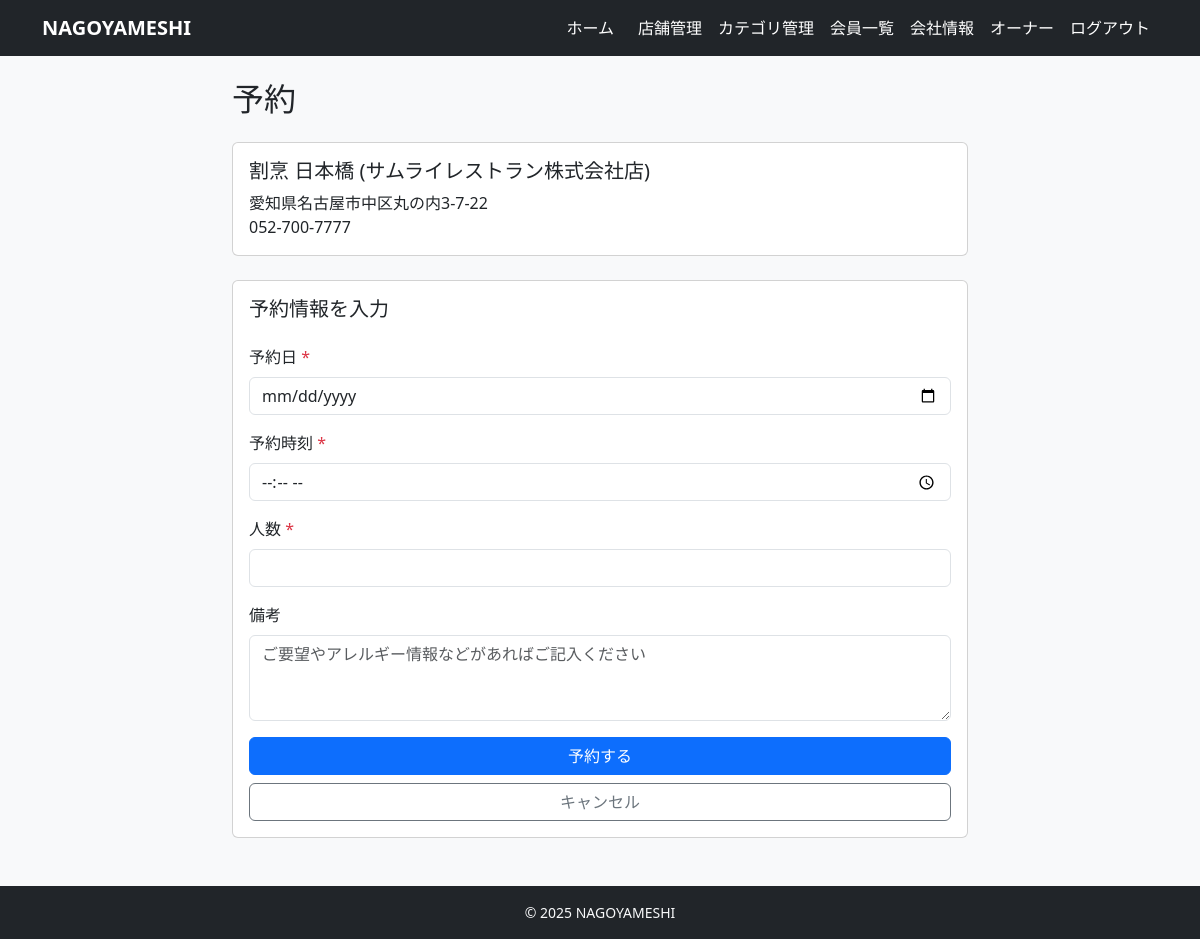
Page /reservations/create/14/ (signed in) on the committed database.
### accounts/models.py (models this page shows, shortened)
class User(AbstractUser):
    username = None  # 使わない（メールログインにする）
    email = models.EmailField(unique=True)
    name = models.CharField(max_length=10)
    name_kana = models.CharField(max_length=10)
    zipcode = models.CharField(max_length=8)
    address = models.CharField(max_length=20)
    tel = models.CharField(max_length=11)
    company = models.ForeignKey(
        'restaurants.Company',
        verbose_name='所属会社',
        on_delete=models.SET_NULL,
        null=True,
        blank=True,
        related_name='staff_members'
    )
    is_paid_member = models.BooleanField(default=False)
    is_owner_member = models.BooleanField(default=False)
    created_at = models.DateTimeField(auto_now_add=True)
    updated_at = models.DateTimeField(auto_now=True)
    USERNAME_FIELD = 'email'
    REQUIRED_FIELDS = ['name', 'name_kana', 'zipcode', 'address', 'tel']
    objects = CustomUserManager()

### restaurants/models.py (models this page shows, shortened)
class Restaurant(models.Model):
    company = models.ForeignKey(
        Company,
        on_delete=models.CASCADE,
        related_name='restaurants',
    )
    category = models.ForeignKey(
        Category,
        on_delete=models.PROTECT,
        related_name='restaurants',
    )
    owner = models.ForeignKey(
        settings.AUTH_USER_MODEL,
        on_delete=models.CASCADE,
        related_name="my_restaurants",
        null=True,
        blank=True,
    )
    name = models.CharField(max_length=100)
    image = models.ImageField(upload_to='restaurant/', blank=True, null=True)
    description = models.TextField(blank=True)
    price_min = models.IntegerField()
    price_max = models.IntegerField()
    open_time = models.TimeField()
    close_time = models.TimeField()
    zipcode = models.CharField(max_length=10)
    address = models.CharField(max_length=200)
    tel = models.CharField(max_length=20)
    holiday = models.CharField(max_length=50, blank=True)  # 定休日
    created_at = models.DateTimeField(auto_now_add=True)
    updated_at = models.DateTimeField(auto_now=True)

### reservations/views.py (the view, shortened to what this page needs)
# urls.py: path('create/<int:restaurant_pk>/', views.ReservationCreateView.as_view(), name='reservation_create'),
class ReservationCreateView(LoginRequiredMixin, CreateView):
    model = Reservation
    form_class = ReservationForm
    template_name = 'reservations/reservation_form.html'
    success_url = reverse_lazy('reservations:reservation_list')
    def get_context_data(self, **kwargs):
        ctx = super().get_context_data(**kwargs)
        restaurant_pk = self.kwargs.get('restaurant_pk')
        ctx['restaurant'] = get_object_or_404(Restaurant, pk=restaurant_pk)
        return ctx
    def get_form_kwargs(self):
        kwargs = super().get_form_kwargs()
        restaurant_pk = self.kwargs.get('restaurant_pk')
        restaurant = get_object_or_404(Restaurant, pk=restaurant_pk)
        kwargs['restaurant'] = restaurant
        return kwargs

### reservations/forms.py (shortened to what this page needs)
class ReservationForm(forms.ModelForm):
    def __init__(self, *args, restaurant=None, **kwargs):
        super().__init__(*args, **kwargs)
        self.restaurant = restaurant
    class Meta:
        model = Reservation
        fields = ['reservation_date', 'reservation_time', 'party_size', 'notes']
        widgets = {
            'reservation_date': forms.DateInput(attrs={
                'type': 'date',
                'class': 'form-control'
            }),
            'reservation_time': forms.TimeInput(attrs={
                'type': 'time',
                'class': 'form-control'
            }),
            'party_size': forms.NumberInput(attrs={
                'class': 'form-control',
                'min': 1,
                'max': 20
            }),
            'notes': forms.Textarea(attrs={
                'class': 'form-control',
                'rows': 3,
                'placeholder': 'ご要望やアレルギー情報などがあればご記入ください'
            })
        }
        labels = {
            'reservation_date': '予約日',
            'reservation_time': '予約時刻',
            'party_size': '人数',
            'notes': '備考'
        }

### templates/reservations/reservation_form.html (shortened to what this page needs)
{% extends "base.html" %}
{% block content %}
<div class="row justify-content-center">
    <div class="col-md-8">
        <h2 class="mb-4">
            {% if is_edit %}
            予約編集
            {% else %}
            予約
            {% endif %}</h2>
        <div class="card mb-4">
            <div class="card-body">
                <h5 class="card-title">{{ restaurant.name }}</h5>
                <p class="card-text">
                     {{ restaurant.address }}<br>
                     {{ restaurant.tel }}
                </p>
            </div>
        </div>
        <div class="card">
            <div class="card-body">
                <h5 class="card-title mb-4">{% if is_edit %}予約情報を編集{% else %}予約情報を入力{% endif %}</h5>
                <form method="post">
                    <div class="mb-3">
                        <label for="{{ form.reservation_date.id_for_label }}" class="form-label">
                            {{ form.reservation_date.label }} <span class="text-danger">*</span>
                        </label>
                        {{ form.reservation_date }}
                    </div>
                    <div class="mb-3">
                        <label for="{{ form.reservation_time.id_for_label }}" class="form-label">
                            {{ form.reservation_time.label }} <span class="text-danger">*</span>
                        </label>
                        {{ form.reservation_time }}
                    </div>
                    <div class="mb-3">
                        <label for="{{ form.party_size.id_for_label }}" class="form-label">
                            {{ form.party_size.label }} <span class="text-danger">*</span>
                        </label>
                        {{ form.party_size }}
                    </div>
                    <div class="mb-3">
                        <label for="{{ form.notes.id_for_label }}" class="form-label">
                            {{ form.notes.label }}
                        </label>
                        {{ form.notes }}
                    </div>
                    <div class="d-grid gap-2">
                        <button type="submit" class="btn btn-primary">
                            {% if is_edit %}
                            更新する
                            {% else %}
                            予約する
                            {% endif %}
                        </button>
                        <a href="{% if is_edit %}{% url 'reservations:reservation_list' %}{% else %}{% url 'restaurants:restaurant_detail' restaurant.pk %}{% endif %}"
                            class="btn btn-outline-secondary">
                            キャンセル
                        </a>
                    </div>
                </form>
            </div>
        </div>
    </div>
</div>
{% endblock %}

### templates/base.html (shortened to what this page needs)
<!DOCTYPE html>
<html lang="ja">
<head>
    <link href="https://cdn.jsdelivr.net/npm/bootstrap@5.3.3/dist/css/bootstrap.min.css" rel="stylesheet"
>
</head>
<body class="bg-light d-flex flex-column min-vh-100">
    <nav class="navbar navbar-expand-lg navbar-dark bg-dark mb-4">
        <div class="container">
            <a class="navbar-brand fw-bold" href="/">NAGOYAMESHI</a>
            <div class="collapse navbar-collapse" id="navbarNav">
                <ul class="navbar-nav ms-auto align-items-center">
                    {% if user.is_authenticated %}
                    {% if user.is_owner_member %}
                    <li class="nav-item">
                        <a class="nav-link me-2" href="{% url 'restaurants:owner_dashboard' %}">ホーム</a>
                    </li>
                    {% else %}
                    <li class="nav-item">
                        <a class="nav-link me-2" href="{% url 'restaurants:restaurant_list' %}">ホーム</a>
                    </li>
                    {% endif %}
                    {% if user.is_owner_member %}
                    <li class="nav-item"><a class="nav-link"
                            href="{% url 'restaurants:owner_restaurant_list' %}">店舗管理</a></li>
                    <li class="nav-item"><a class="nav-link"
                            href="{% url 'restaurants:owner_category_list' %}">カテゴリ管理</a></li>
                    <li class="nav-item"><a class="nav-link" href="{% url 'restaurants:owner_member_list' %}">会員一覧</a>
                    </li>
                    <li class="nav-item"><a class="nav-link" href="{% url 'restaurants:company_detail' %}">会社情報</a></li>
                    {% endif %}
                    {% if not user.is_owner_member %}
                    <li class="nav-item dropdown ms-2">
                        <a class="nav-link dropdown-toggle" href="#" id="navbarDropdown" role="button"
                            data-bs-toggle="dropdown" aria-expanded="false">
                            {{ user.name|default:user.email }}
                        </a>
                        <ul class="dropdown-menu dropdown-menu-end" aria-labelledby="navbarDropdown">
                            <li><a class="dropdown-item" href="{% url 'accounts:user_profile' %}">会員情報</a></li>
                            <li><a class="dropdown-item" href="{% url 'reservations:reservation_list' %}">予約一覧</a></li>
                            <li><a class="dropdown-item" href="{% url 'restaurants:my_favorite_list' %}">お気に入り一覧</a>
                            </li>
                            <li>
                                <hr class="dropdown-divider">
                            </li>
                            <li><a class="dropdown-item" href="{% url 'accounts:payment_method' %}">お支払い方法</a></li>
                            <li><a class="dropdown-item" href="{% url 'accounts:subscription_cancel' %}">有料プラン解約</a>
                            </li>
                            <li>
                                <hr class="dropdown-divider">
                            </li>
                            <li>
                                <form method="post" action="{% url 'accounts:logout' %}">
                                    {% csrf_token %}
                                    <button type="submit" class="dropdown-item w-100 text-start">
                                        ログアウト
                                    </button>
                                </form>
                            </li>
                        </ul>
                    </li>
                    {% else %}
                    <li class="nav-item ms-2">
                        <span class="navbar-text me-2">{{ user.name|default:user.email }}</span>
                    </li>
                    <li class="nav-item">
                        <form method="post" action="{% url 'accounts:logout' %}" class="d-inline">
                            <button type="submit" class="btn btn-link nav-link">
                                ログアウト
                            </button>
                        </form>
                    </li>
                    {% endif %}
                    {% endif %}
                </ul>
            </div>
        </div>
    </nav>
    <main class="container mb-5 flex-grow-1">
        {% block content %}{% endblock %}
    </main>
    <footer class="bg-dark text-light py-3 mt-auto">
        <div class="container text-center small">
            &copy; {{ now|default:"2025" }} NAGOYAMESHI
        </div>
    </footer>
</body>
</html>

### templates/base.html (style rules this page uses)
.navbar.navbar-dark .navbar-brand, .navbar.navbar-dark .navbar-text, .navbar.navbar-dark .navbar-nav .nav-link, .navbar.navbar-dark .navbar-nav .nav-link:visited, .navbar.navbar-dark .btn-link.nav-link, .navbar.navbar-dark .dropdown-toggle { color: #ffffff !important; }

### rows in the picture
User: name "オーナー"
Restaurant: name "割烹 日本橋 (サムライレストラン株式会社店)", address "愛知県名古屋市中区丸の内3-7-22", tel "052-700-7777"

### other values in the picture
{{ now|default:"2025" }} "2025"
